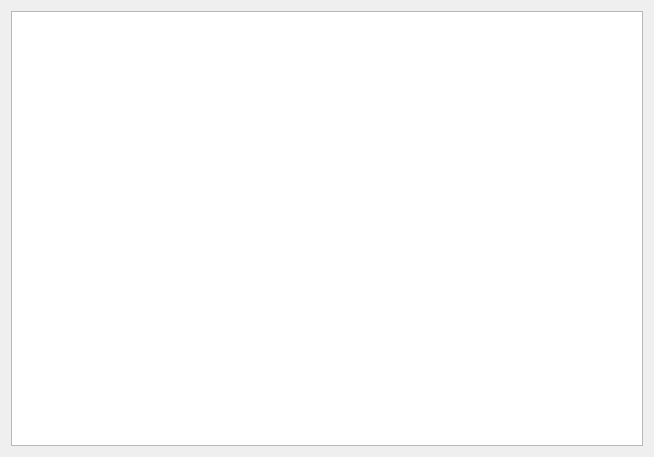
<?xml version="1.0" encoding="UTF-8"?>
<ui version="4.0">
 <class>ActionsViewWidgetClass</class>
 <widget class="QWidget" name="ActionsViewWidgetClass">
  <property name="geometry">
   <rect>
    <x>0</x>
    <y>0</y>
    <width>654</width>
    <height>457</height>
   </rect>
  </property>
  <property name="windowTitle">
   <string notr="true">OverViewWidget</string>
  </property>
  <layout class="QVBoxLayout" name="verticalLayout">
   <item>
    <widget class="ActionsView" name="treeView">
     <property name="contextMenuPolicy">
      <enum>Qt::CustomContextMenu</enum>
     </property>
     <property name="selectionMode">
      <enum>QAbstractItemView::SingleSelection</enum>
     </property>
    </widget>
   </item>
  </layout>
  <action name="filterTillAct">
   <property name="checkable">
    <bool>true</bool>
   </property>
   <property name="checked">
    <bool>true</bool>
   </property>
   <property name="icon">
    <iconset resource="res/res.qrc">
     <normaloff>:/pic/soilfield.png</normaloff>:/pic/soilfield.png</iconset>
   </property>
   <property name="text">
    <string>Tillage</string>
   </property>
   <property name="toolTip">
    <string>Tillage</string>
   </property>
  </action>
  <action name="filterMedwAct">
   <property name="checkable">
    <bool>true</bool>
   </property>
   <property name="checked">
    <bool>true</bool>
   </property>
   <property name="icon">
    <iconset resource="res/res.qrc">
     <normaloff>:/pic/meadow.png</normaloff>:/pic/meadow.png</iconset>
   </property>
   <property name="text">
    <string>Pasture</string>
   </property>
   <property name="toolTip">
    <string>Pasture</string>
   </property>
  </action>
  <action name="filterPltrAct">
   <property name="checkable">
    <bool>true</bool>
   </property>
   <property name="checked">
    <bool>true</bool>
   </property>
   <property name="icon">
    <iconset resource="res/res.qrc">
     <normaloff>:/pic/pltr32.png</normaloff>:/pic/pltr32.png</iconset>
   </property>
   <property name="text">
    <string>Plant Treatment</string>
   </property>
  </action>
  <action name="filterDrilAct">
   <property name="checkable">
    <bool>true</bool>
   </property>
   <property name="checked">
    <bool>true</bool>
   </property>
   <property name="icon">
    <iconset resource="res/res.qrc">
     <normaloff>:/pic/crop32.png</normaloff>:/pic/crop32.png</iconset>
   </property>
   <property name="text">
    <string>Drilling&amp;&amp;Planting</string>
   </property>
   <property name="toolTip">
    <string>Drilling&amp;&amp;Planting</string>
   </property>
  </action>
  <action name="filterHarvAct">
   <property name="checkable">
    <bool>true</bool>
   </property>
   <property name="checked">
    <bool>true</bool>
   </property>
   <property name="icon">
    <iconset resource="res/res.qrc">
     <normaloff>:/pic/cut.png</normaloff>:/pic/cut.png</iconset>
   </property>
   <property name="text">
    <string>Harvesting</string>
   </property>
   <property name="toolTip">
    <string>Harvesting</string>
   </property>
  </action>
  <action name="filterFertAct">
   <property name="checkable">
    <bool>true</bool>
   </property>
   <property name="checked">
    <bool>true</bool>
   </property>
   <property name="icon">
    <iconset resource="res/res.qrc">
     <normaloff>:/pic/fert.png</normaloff>:/pic/fert.png</iconset>
   </property>
   <property name="text">
    <string>Fertilisation</string>
   </property>
   <property name="toolTip">
    <string>Fertilisation</string>
   </property>
  </action>
  <action name="filterAnimGrpAct">
   <property name="checkable">
    <bool>true</bool>
   </property>
   <property name="checked">
    <bool>true</bool>
   </property>
   <property name="icon">
    <iconset resource="res/res.qrc">
     <normaloff>:/pic/cow32.png</normaloff>:/pic/cow32.png</iconset>
   </property>
   <property name="text">
    <string>Animal Action</string>
   </property>
   <property name="toolTip">
    <string>Animal Action</string>
   </property>
  </action>
  <action name="filterSaplAct">
   <property name="checkable">
    <bool>true</bool>
   </property>
   <property name="checked">
    <bool>true</bool>
   </property>
   <property name="icon">
    <iconset resource="res/res.qrc">
     <normaloff>:/pic/soiltesting32.png</normaloff>:/pic/soiltesting32.png</iconset>
   </property>
   <property name="text">
    <string>Soil Sample</string>
   </property>
   <property name="toolTip">
    <string>Soil Sample</string>
   </property>
  </action>
  <action name="filterMiscAct">
   <property name="checkable">
    <bool>true</bool>
   </property>
   <property name="checked">
    <bool>true</bool>
   </property>
   <property name="icon">
    <iconset resource="res/res.qrc">
     <normaloff>:/pic/comment.png</normaloff>:/pic/comment.png</iconset>
   </property>
   <property name="text">
    <string>Misc. Action</string>
   </property>
   <property name="toolTip">
    <string>Misc. Action</string>
   </property>
  </action>
  <action name="filterApplyAct">
   <property name="icon">
    <iconset resource="res/res.qrc">
     <normaloff>:/pic/reload.png</normaloff>:/pic/reload.png</iconset>
   </property>
   <property name="text">
    <string>Refresh</string>
   </property>
   <property name="toolTip">
    <string>Refresh</string>
   </property>
  </action>
 </widget>
 <layoutdefault spacing="6" margin="11"/>
 <customwidgets>
  <customwidget>
   <class>ActionsView</class>
   <extends>QTreeView</extends>
   <header>actionsview.h</header>
  </customwidget>
 </customwidgets>
 <resources>
  <include location="res/res.qrc"/>
 </resources>
 <connections/>
</ui>
